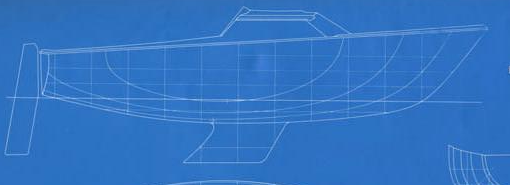
#> input picture extracted_pdf_assets/Bateaux_oct69/crop_profile.png, 510 x 185 px
$ python annotate_blueprint.py
#> lines starting #> are read from the running program, lines starting #| are printed output that depends on the picture; after the words box and inside, x2 and y2 are one past the last pixel; in counts of white or black regions, pixels touching at a corner belong together
import cv2
import numpy as np

def annotate_grid(img_path, out_path, step=25):
#> called with step = 25
    im = cv2.imread(img_path)
#> im is the input picture: shape (185, 510, 3); mean B, G, R 195.1, 115.8, 49.6
    h, w, _ = im.shape
#> h = 185; w = 510
    annotated = im.copy()

    # Draw faint grid
    for x in range(0, w, step):
        cv2.line(annotated, (x, 0), (x, h), (0, 255, 255), 1)
        cv2.putText(annotated, str(x), (x + 2, 12), cv2.FONT_HERSHEY_SIMPLEX, 0.35, (0, 255, 255), 1)
#> annotated: shape (185, 510, 3); 5.18% of pixels changed, all inside (x1, y1, x2, y2) = (0, 0, 509, 185)

    for y in range(0, h, step):
        cv2.line(annotated, (0, y), (w, y), (0, 255, 255), 1)
        cv2.putText(annotated, str(y), (2, y - 2), cv2.FONT_HERSHEY_SIMPLEX, 0.35, (0, 255, 255), 1)
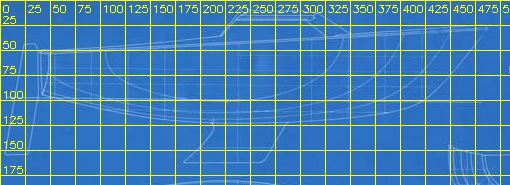
#> annotated: shape (185, 510, 3); mean B, G, R 176.4, 129.3, 69.4

    cv2.imwrite(out_path, annotated)

annotate_grid("extracted_pdf_assets/Bateaux_oct69/crop_profile.png", "extracted_pdf_assets/Bateaux_oct69/annotated_profile.png", 25)
annotate_grid("extracted_pdf_assets/Bateaux_oct69/crop_half_breadth.png", "extracted_pdf_assets/Bateaux_oct69/annotated_half_breadth.png", 25)
#> call 2 of annotate_grid, with step = 25
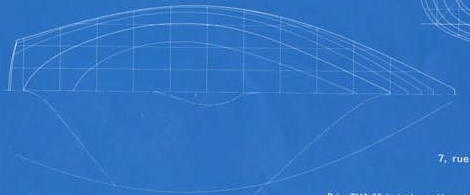
#> input picture extracted_pdf_assets/Bateaux_oct69/crop_half_breadth.png, 470 x 195 px
#> in annotate_grid, im is the input picture: shape (195, 470, 3); mean B, G, R 195.6, 115.2, 48.2
#> after the loop in annotate_grid (call 2), `for x in range(0, w, step):`:
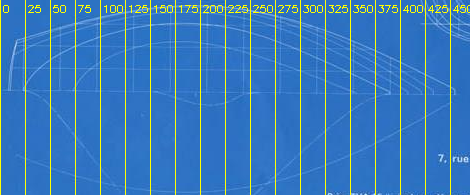
#> annotated: shape (195, 470, 3); 5.05% of pixels changed, all inside (x1, y1, x2, y2) = (0, 0, 470, 195)
#> after the loop in annotate_grid (call 2), `for y in range(0, h, step):`:
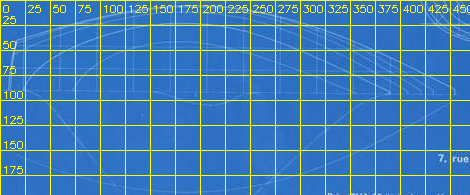
#> annotated: shape (195, 470, 3); 4.27% of pixels changed, all inside (x1, y1, x2, y2) = (1, 0, 470, 176)
annotate_grid("extracted_pdf_assets/Bateaux_oct69/crop_body_plan.png", "extracted_pdf_assets/Bateaux_oct69/annotated_body_plan.png", 20)
#> call 3 of annotate_grid, with step = 20
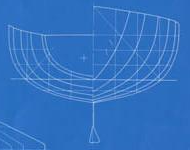
#> input picture extracted_pdf_assets/Bateaux_oct69/crop_body_plan.png, 190 x 150 px
#> in annotate_grid, im is the input picture: shape (150, 190, 3); mean B, G, R 193.4, 114, 50
#> after the loop in annotate_grid (call 3), `for x in range(0, w, step):`:
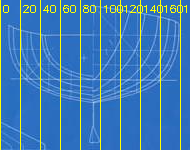
#> annotated: shape (150, 190, 3); 6.6% of pixels changed, all inside (x1, y1, x2, y2) = (0, 0, 187, 150)
#> after the loop in annotate_grid (call 3), `for y in range(0, h, step):`:
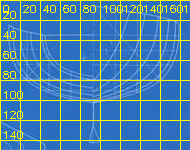
#> annotated: shape (150, 190, 3); 6.11% of pixels changed, all inside (x1, y1, x2, y2) = (1, 0, 190, 141)
print("Annotated grids saved.")
